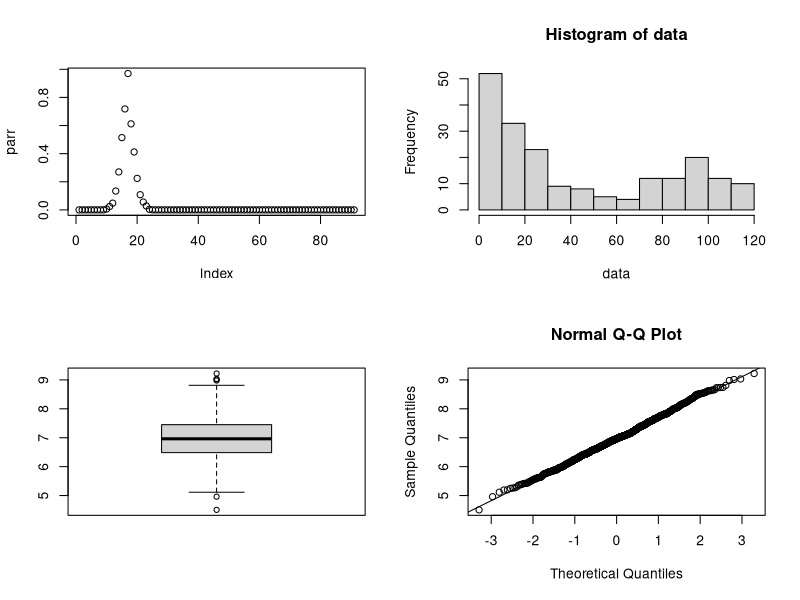

Here is the R script that generated this plot:
par(mfrow=c(2,2))
data = read.table("telephone.txt", header=TRUE)
data = data[,1]

x=seq(0,max(data),length=1000)

t_stat = median(data)
B = 1000
tstar = numeric(B)
n = length(data)

seqconst = seq(0.01,0.1,0.001)
constindex = 1
parr = numeric(length(seqconst))

for(j in seqconst){
  for(i in 1:B){
    xstar = rexp(n,j)
    tstar[i] = median(xstar)
  }
  
  pl = sum(tstar<t_stat)/B
  pr=sum(tstar>t_stat)/B
  p = 2*min(pl,pr)
  parr[constindex] = p
  constindex = constindex+1
}

seqconst[parr>0.05]
plot(parr)

#p is always below 0.05 and therefore it does not stem from the exponential distribution. 
#Furthermore, the histogram resembles more of a bell-shaped curve rather than an exponential one

hist(data)
boxplot(tstar)
qqnorm(tstar); qqline(tstar)
